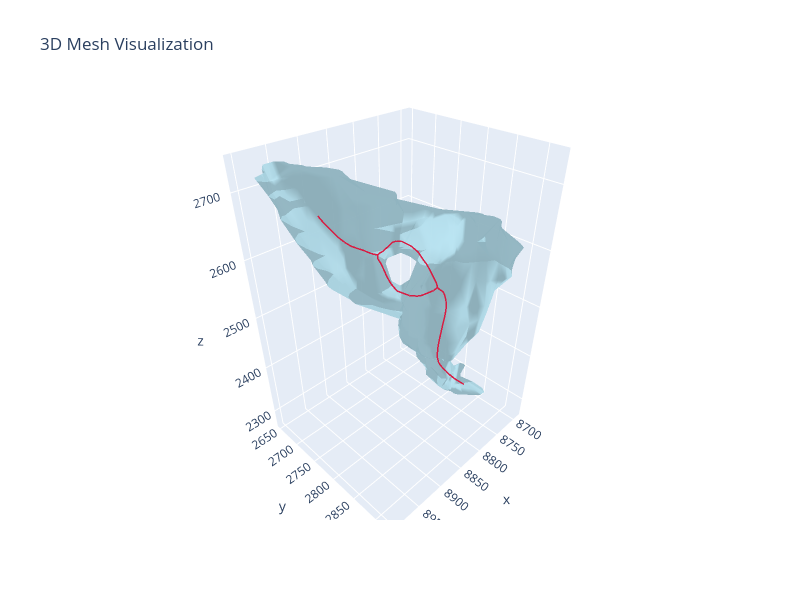

Notebook source saved alongside this figure:
### Code cell
spine_idx = 2
mcf_qst = 0.6
mcf_mcst = 5
obj_name = f"TS{spine_idx}"
polylines_name = f"TS{spine_idx}_qst{mcf_qst}_mcst{mcf_mcst}"
mm = MeshManager(mesh_path=f"../data/mesh/processed/{obj_name}_simplified.obj")
skel = SkeletonGraph.from_txt(f"../data/mcf_skeletons/{polylines_name}.polylines.txt")
print(skel)
# pls.prune_short_branches_inplace(min_length=10)
mm.visualize_mesh_3d(skel=skel)

### Figure 1 — Plotly figure (JSON) as saved in the notebook; plotly's stock layout.template omitted (floating-point values rounded to 4 significant figures; data arrays with more than 128 entries replaced by an {"elided": "..."} marker saying what was removed)
{"data": [{"color": "lightblue", "i": {"elided": "1016 int values"}, "j": {"elided": "1016 int values"}, "k": {"elided": "1016 int values"}, "name": "Mesh", "opacity": 0.8, "type": "mesh3d", "x": {"elided": "508 float values"}, "y": {"elided": "508 float values"}, "z": {"elided": "508 float values"}}, {"line": {"color": "crimson", "width": 3}, "mode": "lines", "name": "Skeleton 0", "opacity": 0.95, "showlegend": false, "type": "scatter3d", "x": {"elided": "357 float values"}, "y": {"elided": "357 float values"}, "z": {"elided": "357 float values"}}], "layout": {"autosize": false, "height": 600, "scene": {"aspectmode": "data", "xaxis": {"visible": true}, "yaxis": {"visible": true}, "zaxis": {"visible": true}}, "title": {"text": "3D Mesh Visualization"}, "width": 800}}
